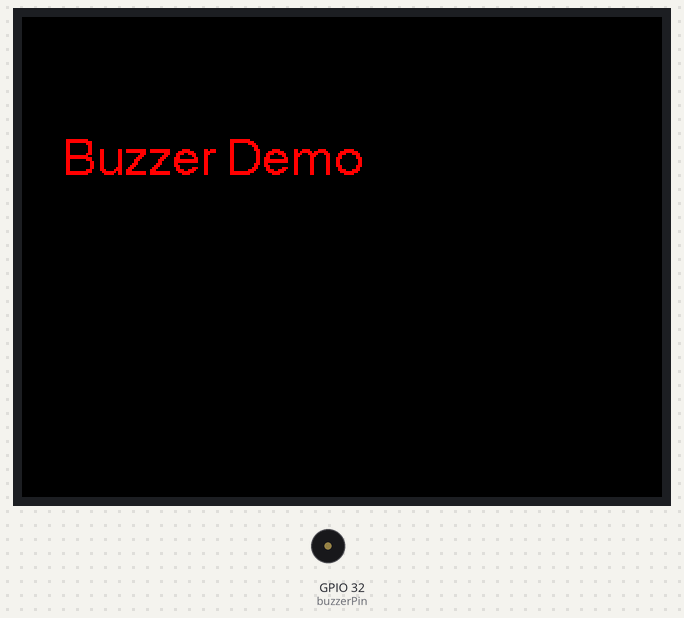
Bench run of a sketch on a simulated ESP32. Parts: 320×240 colour display, buzzer (waves = sounding). What the sketch prints to the serial monitor is not drawn.

Above: at 0.44 s.
At 20.9 s:
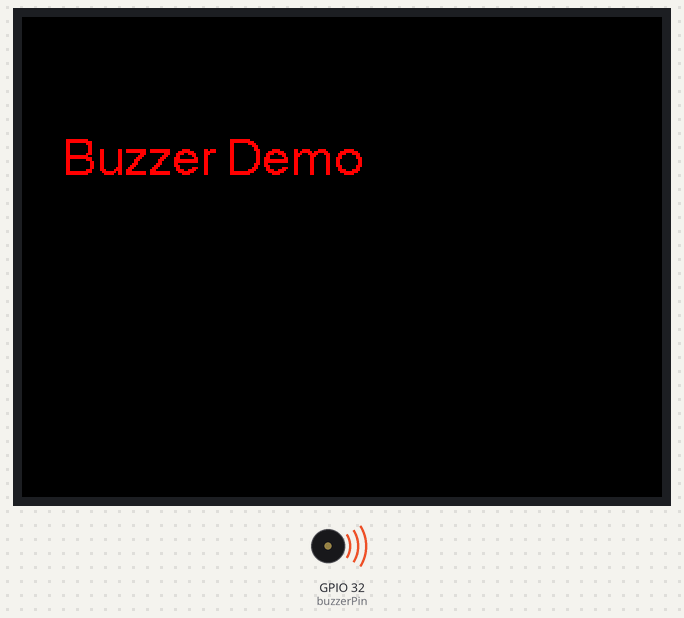
Timing chart, 0 to 130.0 s (numbered marks = the images above):
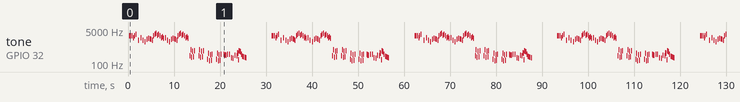

Measured:
- by itself, tone on GPIO 32 (buzzerPin): plays 2591 Hz for 0.12 s, 2591 Hz for 0.12 s, 2591 Hz for 0.12 s, 2066 Hz for 0.12 s, 2591 Hz for 0.12 s, 3067 Hz for 0.12 s … (361 notes in this stretch)

The sketch:

HB0057_BetterMario.ino
```cpp
/*
  Adapted from the following to the HB0057 badge board

  Arduino Mario Bros Tunes
  With Piezo Buzzer and PWM

  Connect the positive side of the Buzzer to pin 3,
  then the negative side to a 1k ohm resistor. Connect
  the other side of the 1 k ohm resistor to
  ground(GND) pin on the Arduino.

  by: Dipto Pratyaksa
  last updated: 31/3/13
*/


#include <SPI.h>
#include <TFT_eSPI.h>

TFT_eSPI tft = TFT_eSPI();

/*************************************************
 * Public Constants
 *************************************************/

#define NOTE_B0  31
#define NOTE_C1  33
#define NOTE_CS1 35
#define NOTE_D1  37
#define NOTE_DS1 39
#define NOTE_E1  41
#define NOTE_F1  44
#define NOTE_FS1 46
#define NOTE_G1  49
#define NOTE_GS1 52
#define NOTE_A1  55
#define NOTE_AS1 58
#define NOTE_B1  62
#define NOTE_C2  65
#define NOTE_CS2 69
#define NOTE_D2  73
#define NOTE_DS2 78
#define NOTE_E2  82
#define NOTE_F2  87
#define NOTE_FS2 93
#define NOTE_G2  98
#define NOTE_GS2 104
#define NOTE_A2  110
#define NOTE_AS2 117
#define NOTE_B2  123
#define NOTE_C3  131
#define NOTE_CS3 139
#define NOTE_D3  147
#define NOTE_DS3 156
#define NOTE_E3  165
#define NOTE_F3  175
#define NOTE_FS3 185
#define NOTE_G3  196
#define NOTE_GS3 208
#define NOTE_A3  220
#define NOTE_AS3 233
#define NOTE_B3  247
#define NOTE_C4  262
#define NOTE_CS4 277
#define NOTE_D4  294
#define NOTE_DS4 311
#define NOTE_E4  330
#define NOTE_F4  349
#define NOTE_FS4 370
#define NOTE_G4  392
#define NOTE_GS4 415
#define NOTE_A4  440
#define NOTE_AS4 466
#define NOTE_B4  494
#define NOTE_C5  523
#define NOTE_CS5 554
#define NOTE_D5  587
#define NOTE_DS5 622
#define NOTE_E5  659
#define NOTE_F5  698
#define NOTE_FS5 740
#define NOTE_G5  784
#define NOTE_GS5 831
#define NOTE_A5  880
#define NOTE_AS5 932
#define NOTE_B5  988
#define NOTE_C6  1047
#define NOTE_CS6 1109
#define NOTE_D6  1175
#define NOTE_DS6 1245
#define NOTE_E6  1319
#define NOTE_F6  1397
#define NOTE_FS6 1480
#define NOTE_G6  1568
#define NOTE_GS6 1661
#define NOTE_A6  1760
#define NOTE_AS6 1865
#define NOTE_B6  1976
#define NOTE_C7  2093
#define NOTE_CS7 2217
#define NOTE_D7  2349
#define NOTE_DS7 2489
#define NOTE_E7  2637
#define NOTE_F7  2794
#define NOTE_FS7 2960
#define NOTE_G7  3136
#define NOTE_GS7 3322
#define NOTE_A7  3520
#define NOTE_AS7 3729
#define NOTE_B7  3951
#define NOTE_C8  4186
#define NOTE_CS8 4435
#define NOTE_D8  4699
#define NOTE_DS8 4978


//Mario main theme melody
int melody[] = {
  NOTE_E7, NOTE_E7, 0, NOTE_E7,
  0, NOTE_C7, NOTE_E7, 0,
  NOTE_G7, 0, 0,  0,
  NOTE_G6, 0, 0, 0,

  NOTE_C7, 0, 0, NOTE_G6,
  0, 0, NOTE_E6, 0,
  0, NOTE_A6, 0, NOTE_B6,
  0, NOTE_AS6, NOTE_A6, 0,

  NOTE_G6, NOTE_E7, NOTE_G7,
  NOTE_A7, 0, NOTE_F7, NOTE_G7,
  0, NOTE_E7, 0, NOTE_C7,
  NOTE_D7, NOTE_B6, 0, 0,

  NOTE_C7, 0, 0, NOTE_G6,
  0, 0, NOTE_E6, 0,
  0, NOTE_A6, 0, NOTE_B6,
  0, NOTE_AS6, NOTE_A6, 0,

  NOTE_G6, NOTE_E7, NOTE_G7,
  NOTE_A7, 0, NOTE_F7, NOTE_G7,
  0, NOTE_E7, 0, NOTE_C7,
  NOTE_D7, NOTE_B6, 0, 0
};
//Mario main them tempo
int tempo[] = {
  12, 12, 12, 12,
  12, 12, 12, 12,
  12, 12, 12, 12,
  12, 12, 12, 12,

  12, 12, 12, 12,
  12, 12, 12, 12,
  12, 12, 12, 12,
  12, 12, 12, 12,

  9, 9, 9,
  12, 12, 12, 12,
  12, 12, 12, 12,
  12, 12, 12, 12,

  12, 12, 12, 12,
  12, 12, 12, 12,
  12, 12, 12, 12,
  12, 12, 12, 12,

  9, 9, 9,
  12, 12, 12, 12,
  12, 12, 12, 12,
  12, 12, 12, 12,
};
//Underworld melody
int underworld_melody[] = {
  NOTE_C4, NOTE_C5, NOTE_A3, NOTE_A4,
  NOTE_AS3, NOTE_AS4, 0,
  0,
  NOTE_C4, NOTE_C5, NOTE_A3, NOTE_A4,
  NOTE_AS3, NOTE_AS4, 0,
  0,
  NOTE_F3, NOTE_F4, NOTE_D3, NOTE_D4,
  NOTE_DS3, NOTE_DS4, 0,
  0,
  NOTE_F3, NOTE_F4, NOTE_D3, NOTE_D4,
  NOTE_DS3, NOTE_DS4, 0,
  0, NOTE_DS4, NOTE_CS4, NOTE_D4,
  NOTE_CS4, NOTE_DS4,
  NOTE_DS4, NOTE_GS3,
  NOTE_G3, NOTE_CS4,
  NOTE_C4, NOTE_FS4, NOTE_F4, NOTE_E3, NOTE_AS4, NOTE_A4,
  NOTE_GS4, NOTE_DS4, NOTE_B3,
  NOTE_AS3, NOTE_A3, NOTE_GS3,
  0, 0, 0
};
//Underwolrd tempo
int underworld_tempo[] = {
  12, 12, 12, 12,
  12, 12, 6,
  3,
  12, 12, 12, 12,
  12, 12, 6,
  3,
  12, 12, 12, 12,
  12, 12, 6,
  3,
  12, 12, 12, 12,
  12, 12, 6,
  6, 18, 18, 18,
  6, 6,
  6, 6,
  6, 6,
  18, 18, 18, 18, 18, 18,
  10, 10, 10,
  10, 10, 10,
  3, 3, 3
};

#define buzzerPin 32

#define melodyPin buzzerPin

void setup(void)
{
  pinMode(buzzerPin, OUTPUT);
  Serial.begin(9600);
  tft.init();
  tft.setRotation(1);
  tft.fillScreen(TFT_BLACK);
  tft.setCursor(20, 60, 4);
  tft.setTextColor(TFT_RED, TFT_BLACK);
  tft.println("Buzzer Demo");
}

void loop()
{
  //sing the tunes
  sing(1);
  sing(2);
  delay(4000);
}

int song = 0;

void sing(int s) {
  // iterate over the notes of the melody:
  song = s;
  if (song == 2) {
    Serial.println(" 'Underworld Theme'");
    int size = sizeof(underworld_melody) / sizeof(int);
    for (int thisNote = 0; thisNote < size; thisNote++) {

      // to calculate the note duration, take one second
      // divided by the note type.
      //e.g. quarter note = 1000 / 4, eighth note = 1000/8, etc.
      int noteDuration = 1000 / underworld_tempo[thisNote];

      buzz(melodyPin, underworld_melody[thisNote], noteDuration);

      // to distinguish the notes, set a minimum time between them.
      // the note's duration + 30% seems to work well:
      int pauseBetweenNotes = noteDuration * 1.30;
      delay(pauseBetweenNotes);

      // stop the tone playing:
      buzz(melodyPin, 0, noteDuration);

    }

  } else {

    Serial.println(" 'Mario Theme'");
    int size = sizeof(melody) / sizeof(int);
    for (int thisNote = 0; thisNote < size; thisNote++) {

      // to calculate the note duration, take one second
      // divided by the note type.
      //e.g. quarter note = 1000 / 4, eighth note = 1000/8, etc.
      int noteDuration = 1000 / tempo[thisNote];

      buzz(melodyPin, melody[thisNote], noteDuration);

      // to distinguish the notes, set a minimum time between them.
      // the note's duration + 30% seems to work well:
      int pauseBetweenNotes = noteDuration * 1.30;
      delay(pauseBetweenNotes);

      // stop the tone playing:
      buzz(melodyPin, 0, noteDuration);

    }
  }
}

void buzz(int targetPin, long frequency, long length) {

  if(frequency>0)
  {
    digitalWrite(13, HIGH);
    long delayValue = 1000000 / frequency / 2; // calculate the delay value between transitions
    //// 1 second's worth of microseconds, divided by the frequency, then split in half since
    //// there are two phases to each cycle
    long numCycles = frequency * length / 1000; // calculate the number of cycles for proper timing
    //// multiply frequency, which is really cycles per second, by the number of seconds to
    //// get the total number of cycles to produce
    for (long i = 0; i < numCycles; i++)
    { // for the calculated length of time...
      digitalWrite(targetPin, HIGH); // write the buzzer pin high to push out the diaphram
      delayMicroseconds(delayValue); // wait for the calculated delay value
      digitalWrite(targetPin, LOW); // write the buzzer pin low to pull back the diaphram
      delayMicroseconds(delayValue); // wait again or the calculated delay value
    }
    digitalWrite(13, LOW);
  }
  else
  {
    delay(length/10); //Just delay if the frequency is zero
  }

}
```
